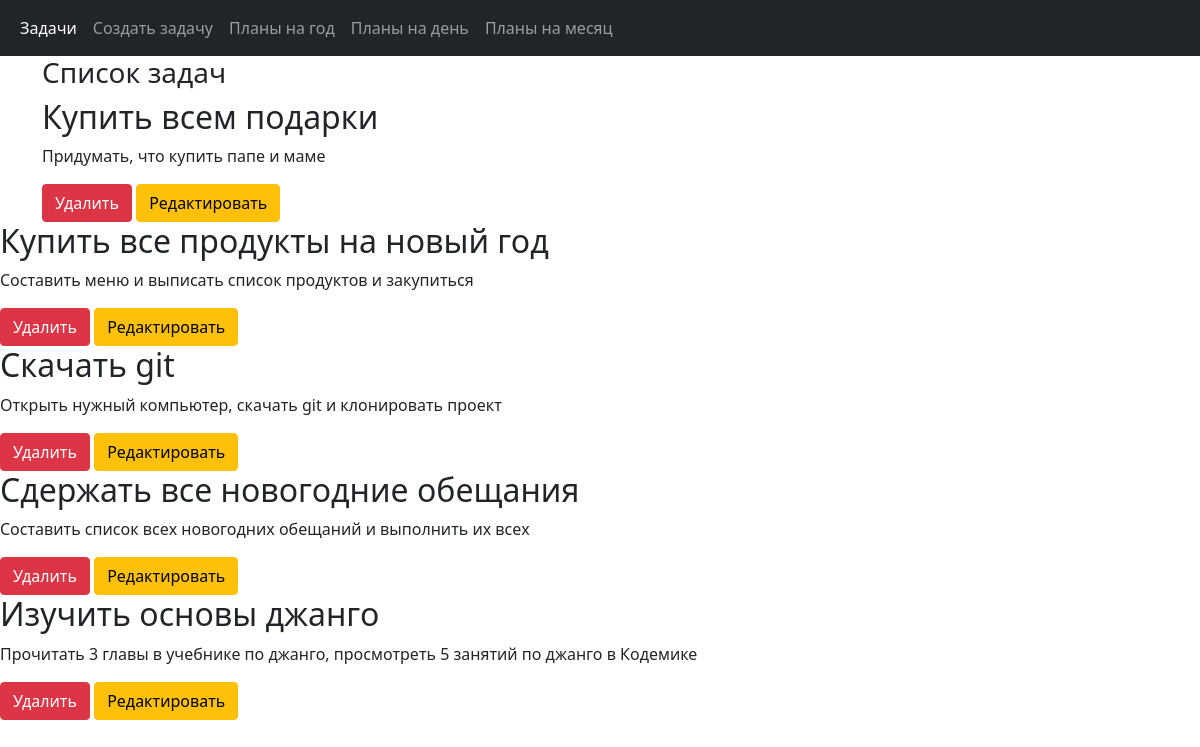
Page /taskmanager/ on the committed database.
### taskmanager/models.py (models this page shows, shortened)
class Category(models.Model):
    name = models.CharField(max_length=100, db_index=True)
    class Meta:
        verbose_name = 'Категория'
        verbose_name_plural = 'Категории'
        ordering = ['name']

class Task(models.Model):
    title = models.CharField('title', max_length=100)
    description = models.TextField('description', max_length=250)
    creation_time = models.DateTimeField(auto_now_add=True, db_index=True)
    category = models.ForeignKey('Category', null=True, on_delete=models.PROTECT)
    status = models.BooleanField('status', default=False)
    class Meta:
        verbose_name = 'Задача'
        verbose_name_plural = 'Задачи'
        ordering = ['title']

### taskmanager/views.py (the view)
# urls.py: path('', index, name='index'),
def index(request):
    tasks = Task.objects.all().order_by('id')
    categories = Category.objects.all()
    return render(request, 'taskmanager/index.html', {'tasks': tasks, 'categories':categories})

### taskmanager/templates/taskmanager/index.html
{% extends 'layout/base.html' %}

### taskmanager/templates/layout/base.html (shortened to what this page needs)
<!DOCTYPE html>
<html lang="en">
<head>
    <link rel="stylesheet" href="https://stackpath.bootstrapcdn.com/bootstrap/5.0.0-alpha1/css/bootstrap.min.css"
>
</head>
<body>
<nav class="navbar navbar-expand-lg navbar-dark bg-dark">
    <div class="container-fluid">
        <div class="collapse navbar-collapse" id="navbarSupportedContent">
            <ul class="navbar-nav mr-auto mb-2 mb-lg-0">
                <li class="nav-item">
                    <a class="nav-link active" aria-current="page" href="#">Задачи</a>
                </li>
                <li class="nav-item">
                    <a class="nav-link" href="{% url 'add' %}">Создать задачу</a>
                </li>
                {% for category in categories %}
                <li>
                    <a class="nav-link" href="{% url 'by_category' category.pk %}">{{ category.name }}</a>
                </li>
                {% endfor %}
            </ul>
        </div>
    </div>
</nav>
<div class="container">
    {% block content %}
    <h3>Список задач</h3>
    {% for task in tasks %}
    <div class="{% if task.status %} alert alert-success {% endif %}">
        <h2>{{ task.title }} </h2>
        <p> {{ task.description }}</p>
        <a class="btn btn-danger" href="delete/{{ task.id }}">Удалить</a>
        <a class="btn btn-warning" href="edit/{{ task.id }}">Редактировать</a>
    </div>
</div>
{% endfor %}
{% endblock %}
</body>
</html>

### rows in the picture
Category: name "Планы на год"
Category: name "Планы на день"
Category: name "Планы на месяц"
Task: title "Купить всем подарки", description "Придумать, что купить папе и маме"
Task: title "Купить все продукты на новый год", description "Составить меню и выписать список продуктов и закупиться"
Task: title "Скачать git", description "Открыть нужный компьютер, скачать git и клонировать проект"
Task: title "Сдержать все новогодние обещания", description "Составить список всех новогодних обещаний и выполнить их всех"
Task: title "Изучить основы джанго", description "Прочитать 3 главы в учебнике по джанго, просмотреть 5 занятий по джанго в Кодемике"
